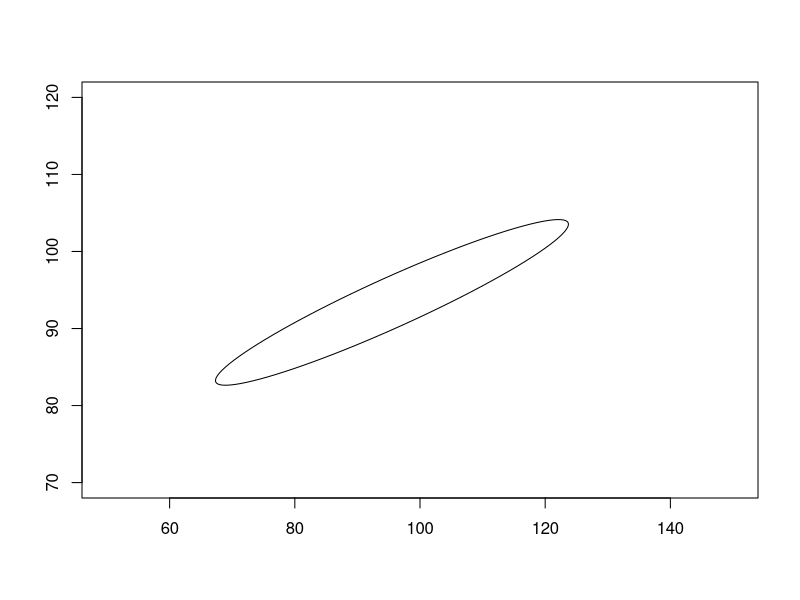
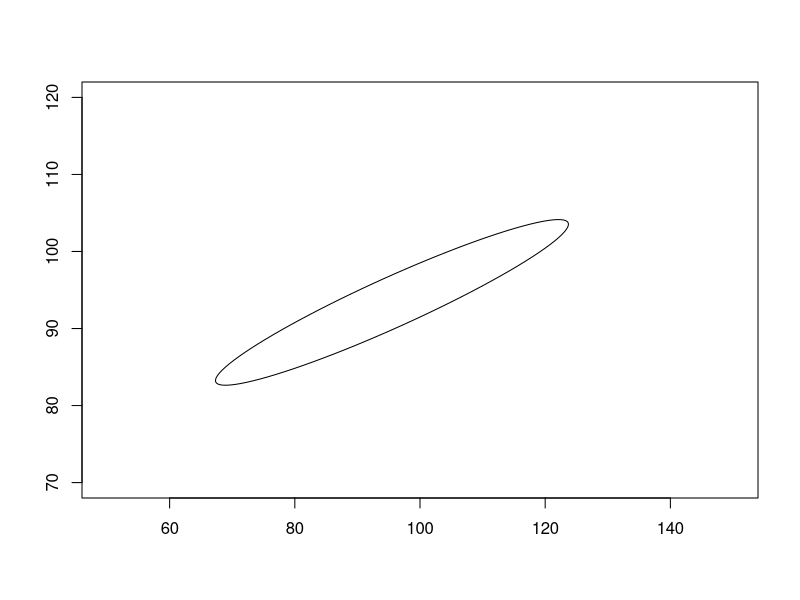

Source code (R) for these figures, in order:
## ---- chunk 1

x1 = c(3,4,5,4)
x2 = c(6,4,7,7)

X = cbind(x1, x2)
n = length(x1)

X_barra = c(mean(x1), mean(x2))

Z = cov(X)*((n-1)/n)
## ---- chunk 2
print(X_barra)
## ---- chunk 3
print(Z)
## ---- chunk 4
x1 = c(2,8,6,8)
x2 = c(12,9,9,10)
n = length(x1)
X= cbind(x1, x2)

X_mu_0 = c(7,11)

X_barra = c(mean(x1), mean(x2))

Z = cov(X)

Z_inv = solve(Z)

T_square = n * (X_barra- X_mu_0)%*%(Z_inv)%*%(X_barra- X_mu_0)
## ---- chunk 5
print(T_square)
## ---- chunk 6
p = 0.95
F_2_2 = qf(p, 2,2)

distribution = 3 * F_2_2
## ---- chunk 7
x1 = c(2,8,6,8)
x2 = c(12,9,9,10)
n = length(x1)
X= cbind(x1, x2)

X_mu_0 = c(7,11)

X_mu_og = c(6,10)
matriz_mu_og = rbind(X_mu_og,X_mu_og,X_mu_og,X_mu_og)

#sigma_gorro = ((n-1)/n)*cov(X)
sigma_gorro_0 = matrix(data = c(0,0,0,0), nrow = 2, ncol = 2)

matriz_mu_0 = rbind(X_mu_0,X_mu_0,X_mu_0,X_mu_0)

sigma_gorro_0 = t(X - matriz_mu_0) %*% ((X - matriz_mu_0))  

sigma_gorro = t(X - matriz_mu_og) %*% ((X - matriz_mu_og))  

lambda = (det(sigma_gorro)/det(sigma_gorro_0))^2
lambda
## ---- chunk 8

Tcuad = (lambda^(-2/n) -1 )*(n-1)
print(Tcuad)
## ---- chunk 9
alpha = 0.05 #esto porque nos piden 95% de confianza
p = 6
n = 61

X_barra = c(95.52, 164.38, 55.69, 93.39, 17.98, 31.13)

c1 = c(3266.46, 1343.97, 731.54, 1175.5,162.68,238.37)
c2 = c(1343.97,721.91,324.25,537.35,80.17,117.73)
c3 = c(731.54,324.25,179.28,281.17,39.15,56.80)
c4 = c(1175.50,537.35,281.17,474.98,63.73,94.85)
c5 = c(162.68,80.17,39.15,63.73,9.95,13.88)
c6 = c(238.37,117.73,56.80,94.85,13.88,21.26)
S = cbind(c1,c2,c3,c4,c5,c6)
S
## ---- chunk 10
#Vector de cancelación para variable 1
a = c(1,0,0,0,0,0)

asa = (a%*%S%*%a)[1,1]

fract = (p*(n-1))/(n*(n-p))

a_t_X_b = (a%*%X_barra)[1,1] 

F_p_n = qf(1-alpha, p, n-p)

lw_lm = a_t_X_b - sqrt(fract*F_p_n*asa)

up_lm = a_t_X_b + sqrt(fract*F_p_n*asa)

weight_IC = c(lw_lm, up_lm)

#Vector de cancelación para variable 2
a = c(0,1,0,0,0,0)

asa = (a%*%S%*%a)[1,1]

fract = (p*(n-1))/(n*(n-p))

a_t_X_b = (a%*%X_barra)[1,1] 

F_p_n = qf(1-alpha, p, n-p)

lw_lm = a_t_X_b - sqrt(fract*F_p_n*asa)

up_lm = a_t_X_b + sqrt(fract*F_p_n*asa)

B_len_IC = c(lw_lm, up_lm)

#Vector de cancelación para variable 3
a = c(0,0,1,0,0,0)

asa = (a%*%S%*%a)[1,1]

fract = (p*(n-1))/(n*(n-p))

a_t_X_b = (a%*%X_barra)[1,1] 

F_p_n = qf(1-alpha, p, n-p)

lw_lm = a_t_X_b - sqrt(fract*F_p_n*asa)

up_lm = a_t_X_b + sqrt(fract*F_p_n*asa)

neck_IC = c(lw_lm, up_lm)

#Vector de cancelación para variable 4
a = c(0,0,0,1,0,0)

asa = (a%*%S%*%a)[1,1]

fract = (p*(n-1))/(n*(n-p))

a_t_X_b = (a%*%X_barra)[1,1] 

F_p_n = qf(1-alpha, p, n-p)

lw_lm = a_t_X_b - sqrt(fract*F_p_n*asa)

up_lm = a_t_X_b + sqrt(fract*F_p_n*asa)

girth_IC = c(lw_lm, up_lm)

#Vector de cancelación para variable 5
a = c(0,0,0,0,1,0)

asa = (a%*%S%*%a)[1,1]

fract = (p*(n-1))/(n*(n-p))

a_t_X_b = (a%*%X_barra)[1,1] 

F_p_n = qf(1-alpha, p, n-p)

lw_lm = a_t_X_b - sqrt(fract*F_p_n*asa)

up_lm = a_t_X_b + sqrt(fract*F_p_n*asa)

H_len_IC = c(lw_lm, up_lm)

#Vector de cancelación para variable 6
a = c(0,0,0,0,0,1)

asa = (a%*%S%*%a)[1,1]

fract = (p*(n-1))/(n*(n-p))

a_t_X_b = (a%*%X_barra)[1,1] 

F_p_n = qf(1-alpha, p, n-p)

lw_lm = a_t_X_b - sqrt(fract*F_p_n*asa)

up_lm = a_t_X_b + sqrt(fract*F_p_n*asa)

H_width_IC = c(lw_lm, up_lm)
## ---- chunk 11
IC_simult = rbind(weight_IC, neck_IC, girth_IC, H_len_IC, H_width_IC)
## ---- chunk 12
library(plotrix)
X_barra_mini = c(X_barra[1], X_barra[4])

S_mini = matrix(c(S[1,1], S[1,4], S[4,1], S[4,4]), ncol = 2, nrow = 2)
S_mini_data = eigen(S_mini)

lambda1 = S_mini_data$values[1]
lambda2 = S_mini_data$values[2]

e1 = S_mini_data$vectors[,1]
e2 = S_mini_data$vectors[,2]

eje_1 = X_barra_mini + sqrt(lambda1)*sqrt(fract*F_p_n)*e1
eje_2 = X_barra_mini - sqrt(lambda1)*sqrt(fract*F_p_n)*e1
eje_3 = X_barra_mini + sqrt(lambda2)*sqrt(fract*F_p_n)*e2
eje_4 = X_barra_mini - sqrt(lambda2)*sqrt(fract*F_p_n)*e2

#install.packages('plotrix')

angle <- atan(eigen(S_mini)$vectors[2,1]/eigen(S_mini)$vectors[1,1])
plot(0,pch='',ylab='',xlab='',xlim=c(50,150),ylim=c(70,120))
axis1 <- sqrt(eigen(S_mini)$values[1])*
sqrt(
(p*(n-1))/
(n*(n-p))* # no es el mismo valor critico que antes
qf(1-alpha,p,n-p)) 

axis2 <- sqrt(eigen(S_mini)$values[2])*
sqrt((p*(n-1))/(n*(n-p))*qf(1-alpha,p,n-p))
lengths <- c(axis1,axis2)
draw.ellipse(x=X_barra_mini[1],y=X_barra_mini[2],a=lengths[1],b=lengths[2],angle=angle,deg=FALSE)
## ---- chunk 13
#Vector de cancelación para variable 1
alpha = 0.05
p = 6
a = c(1,0,0,0,0,0)

asa = (a%*%S%*%a)[1,1]

fract = sqrt(asa/n)
  
a_t_X_b = (a%*%X_barra)[1,1] 

tstudent = qt((1-alpha/(2*p)),df = n-1 )

lw_lm = a_t_X_b - tstudent*fract

up_lm = a_t_X_b + tstudent*fract

weight_IC_c = c(lw_lm, up_lm)

#Vector de cancelación para variable 2
alpha = 0.05
p = 6
a = c(0,1,0,0,0,0)

asa = (a%*%S%*%a)[1,1]

fract = sqrt(asa/n)
  
a_t_X_b = (a%*%X_barra)[1,1] 

tstudent = qt((1-alpha/(2*p)),df = n-1 )

lw_lm = a_t_X_b - tstudent*fract

up_lm = a_t_X_b + tstudent*fract

B_len_IC_c = c(lw_lm, up_lm)

#Vector de cancelación para variable 3
alpha = 0.05
p = 6
a = c(0,0,1,0,0,0)

asa = (a%*%S%*%a)[1,1]

fract = sqrt(asa/n)
  
a_t_X_b = (a%*%X_barra)[1,1] 

tstudent = qt((1-alpha/(2*p)),df = n-1 )

lw_lm = a_t_X_b - tstudent*fract

up_lm = a_t_X_b + tstudent*fract

neck_IC_c = c(lw_lm, up_lm)

#Vector de cancelación para variable 4
alpha = 0.05
p = 6
a = c(0,0,0,1,0,0)

asa = (a%*%S%*%a)[1,1]

fract = sqrt(asa/n)
  
a_t_X_b = (a%*%X_barra)[1,1] 

tstudent = qt((1-alpha/(2*p)),df = n-1 )

lw_lm = a_t_X_b - tstudent*fract

up_lm = a_t_X_b + tstudent*fract

girth_IC_c = c(lw_lm, up_lm)

#Vector de cancelación para variable 5
alpha = 0.05
p = 6
a = c(0,0,0,0,1,0)

asa = (a%*%S%*%a)[1,1]

fract = sqrt(asa/n)
  
a_t_X_b = (a%*%X_barra)[1,1] 

tstudent = qt((1-alpha/(2*p)),df = n-1 )

lw_lm = a_t_X_b - tstudent*fract

up_lm = a_t_X_b + tstudent*fract

H_len_IC_c = c(lw_lm, up_lm)

#Vector de cancelación para variable 6
alpha = 0.05
p = 6
a = c(0,0,0,0,0,1)

asa = (a%*%S%*%a)[1,1]

fract = sqrt(asa/n)
  
a_t_X_b = (a%*%X_barra)[1,1] 

tstudent = qt((1-alpha/(2*p)),df = n-1 )

lw_lm = a_t_X_b - tstudent*fract

up_lm = a_t_X_b + tstudent*fract

H_width_IC_c = c(lw_lm, up_lm)
## ---- chunk 14
angle <- atan(eigen(S_mini)$vectors[2,1]/eigen(S_mini)$vectors[1,1])
plot(0,pch='',ylab='',xlab='',xlim=c(50,150),ylim=c(70,120))
axis1 <- sqrt(eigen(S_mini)$values[1])*
sqrt(
(p*(n-1))/
(n*(n-p))* # no es el mismo valor critico que antes
qf(1-alpha,p,n-p)) 

axis2 <- sqrt(eigen(S_mini)$values[2])*
sqrt((p*(n-1))/(n*(n-p))*qf(1-alpha,p,n-p))
lengths <- c(axis1,axis2)
draw.ellipse(x=X_barra_mini[1],y=X_barra_mini[2],a=lengths[1],b=lengths[2],angle=angle,deg=FALSE)


